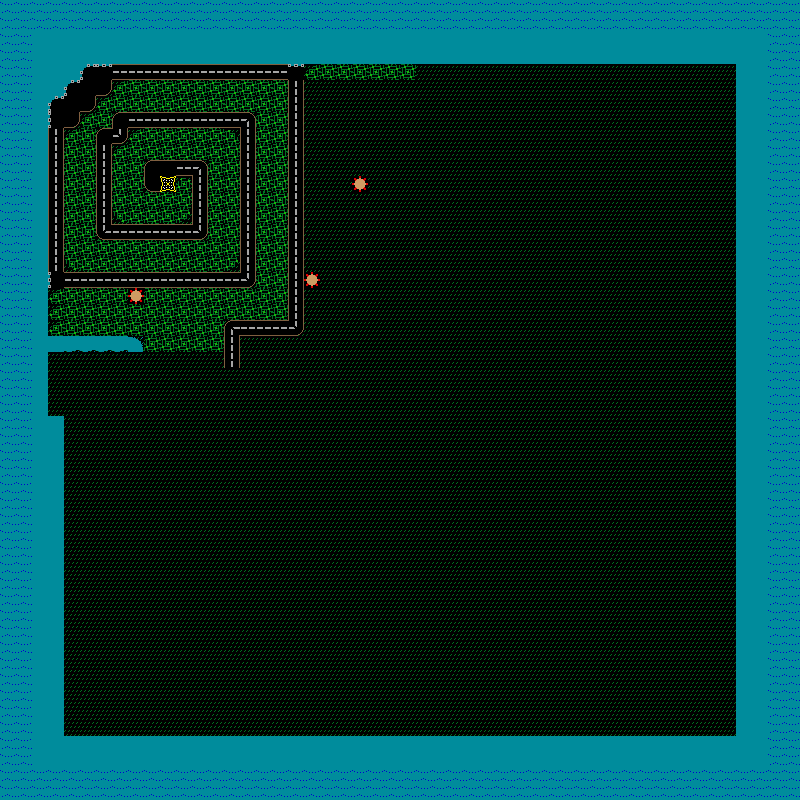

This is a level from a 2D game, rendered from its Tiled map with the project's own tilesets. A one-line summary and the map file follow, with tile-layer data summarised:
An orthogonal 50x50 tile map with 16x16 px tiles, 2 tile layers (Bottom, Top).

<map version="1.10" tiledversion="1.10.2" orientation="orthogonal" renderorder="right-down" width="50" height="50" tilewidth="16" tileheight="16" infinite="0" nextlayerid="3" nextobjectid="1">
 <editorsettings>
  <export target="src/assets/testmap2.json" format="json" />
 </editorsettings>
 <tileset firstgid="1" name="basic-map-tiles" tilewidth="16" tileheight="16" tilecount="186" columns="31">
  <image source="src/assets/basic-map-tiles.png" width="496" height="96" />
 </tileset>
 <layer id="1" name="Bottom" width="50" height="50">
  <data>[2500 cells, 2500 non-empty, 25 distinct tile ids]</data>
 </layer>
 <layer id="2" name="Top" width="50" height="50">
  <data>[2500 cells, 4 non-empty, 2 distinct tile ids]</data>
 </layer>
</map>
